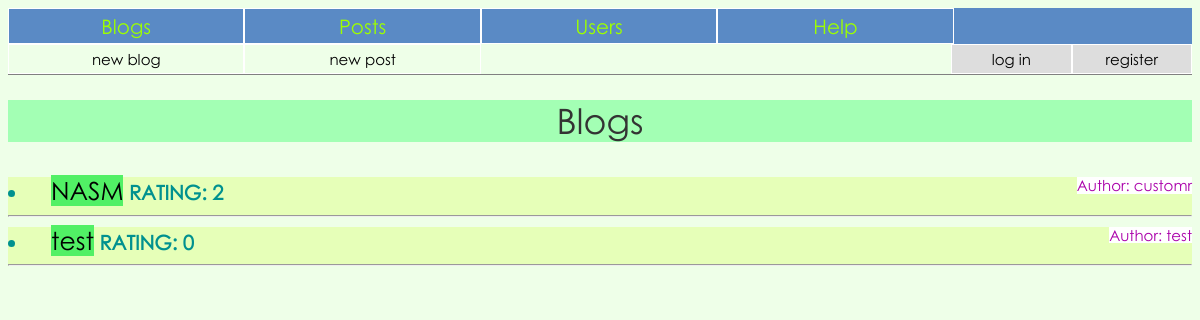
The page / on the database its author committed.
### blog/models.py (models this page shows, shortened)
class Blog(models.Model):
	author = models.ForeignKey(MyUser, on_delete=models.CASCADE, blank=True)
	name = models.CharField('Name', max_length=50, blank=True, unique=True)
	rating = models.IntegerField('Rating', default=0)

class MyUser(AbstractBaseUser):
	username = models.CharField('username', max_length=50, unique=True)
	first_name = models.CharField('first name', max_length=50)
	last_name = models.CharField('last name', max_length=50)
	email = models.EmailField(
		verbose_name='email address',
		max_length=255,
		unique=True,
	)
	date_of_birth = models.DateField()
	is_active = models.BooleanField(default=True)
	is_admin = models.BooleanField(default=False)
	objects = MyUserManager()
	USERNAME_FIELD = 'username'
	EMAIL_FIELD = 'email'
	REQUIRED_FIELDS = ['first_name', 'last_name', 'email', 'date_of_birth']
	def __str__(self):
		return self.username

### blog/views.py (the view)
# urls.py: path('', views.index, name='index-page'),
def index(request):
	blogs = Blog.objects.order_by('-rating').all()
	context = {'blogs': blogs}
	return render(request, 'blog/index.html', context)

### blog/templates/blog/index.html (shortened to what this page needs)
{% extends 'blog/base.html' %}
{% block content %}
{% if blogs %}
    <p class='title'>Blogs</p>
    {% for blog in blogs %}
        <div class='list' onclick="location.href='{% url 'blog:blog' blog.name %}'">
            <li>
                <a href="{% url 'blog:blog' blog.name %}">{{ blog.name }}</a>
                <a class=author href="{% url 'blog:user' blog.author.id %}">Author: {{ blog.author }}</a>
                <b>RATING: {{ blog.rating }}</b>
                <hr>
            </li>
        </div>
    {% endfor %}
{% else %}
    <p class='title'>No blogs yet</p>
{% endif %}
{% endblock content %}

### blog/static/blog/content/style.css (style rules this page uses)
* { font-family: 'gothic' }
body { background: #eeffe8; }
a { outline: none; text-decoration: none; vertical-align: center; }
a:link { color: black; background: #51f065; }
.author { float: right; outline: none; text-decoration: none; vertical-align: center; }
.author:link { font-size: 15px; color: #AA00AA; background: #FFFFFF; }
.list { color: #00918f; line-height: 1.1; text-decoration: none; font-size: 20px; background: #e6ffb8; text-align: left; }
.title { margin-top: 25px; width: 100%; font-size: 35px; line-height: 1.2; background: #a3ffb4; color: #333; text-align: center; }
div.list a { font-size: 25px; margin-left: 15px; }

### rows shown on the page
Blog: name "NASM", author "customr", rating "2"
Blog: name "test", author "test", rating "0"
